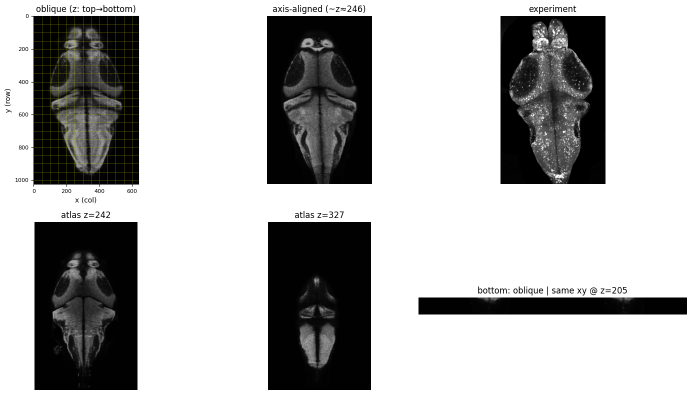
#> input picture talk/figures/raw/cell13_0.png, 1383 x 790 px (shown at 1/2 size); its folder holds 6 pictures in this run
$ python make_figures.py
#> lines starting #> are read from the running program, lines starting #| are printed output that depends on the picture
"""Figures for the oblique-registration talk."""
from pathlib import Path

import matplotlib
matplotlib.use("Agg")
import matplotlib.pyplot as plt
import numpy as np
import tifffile
from PIL import Image, ImageFilter

FIG = Path(__file__).parent / "figures"
RAW = FIG / "raw"
ATLAS = Path(__file__).parents[1] / "notebooks/reference_images/hindbrain/mapzebrain/T_AVG_HuCD.tif"

# fish32 configuration
Z_TOP, Z_BOT = 242, 327
Y_TOP, Y_BOT = 250, 850
Y_LO, Y_HI = 100, 900  # atlas-y actually spanned by the plane (from the §5 QC plot)

INK = "#1B1B1F"
ACCENT = "#E4572E"
COOL = "#2E86AB"
MUTED = "#8A8A93"

plt.rcParams.update({
    "font.family": "DejaVu Sans",
    "axes.edgecolor": INK,
    "axes.labelcolor": INK,
    "text.color": INK,
    "xtick.color": INK,
    "ytick.color": INK,
    "savefig.dpi": 220,
    "figure.facecolor": "white",
})


def z_of_y(y):
    t = (np.asarray(y, float) - Y_TOP) / (Y_BOT - Y_TOP)
    return Z_TOP + t * (Z_BOT - Z_TOP)


# [171 lines left out: functions sagittal_cut, staircase, _sagittal, hinge_dark, plane_stack, not called in this run]


def crops():
    """Panel crops out of the notebook QC figures."""
    def crop(src, box, out, pad=6, trim_white=False, trim_panel=False):
#> called with src = 'cell13_0.png', box = (0, 0, 0.62, 0.52), out = 'fig_oblique_vs_axis.png', pad = 6, trim_white = False, trim_panel = False
        im = Image.open(RAW / src)
#> im is the input picture: PIL image 1383x790 RGBA; mean R, G, B, A 176.6, 176.6, 176, 255
        w, h = im.size
#> w = 1383; h = 790
        x0, y0, x1, y1 = [int(round(v * s)) for v, s in zip(box, (w, h, w, h))]
#> x0 = 0; y0 = 0; x1 = 857; y1 = 411
        im = im.crop((max(0, x0 - pad), max(0, y0 - pad),
                      min(w, x1 + pad), min(h, y1 + pad)))
#> im: PIL image 863x417 RGBA
        if trim_white:
            rs, cs = np.nonzero(np.asarray(im.convert("L")) < 245)
            im = im.crop((cs.min(), rs.min(), cs.max() + 1, rs.max() + 1))
        if trim_panel:
            # keep only the dark image block, dropping matplotlib's own panel title
            a = np.asarray(im.convert("L")).astype(float)
            r = np.nonzero(a.mean(1) < 128)[0]
            c = np.nonzero(a.mean(0) < 128)[0]
            im = im.crop((c.min(), r.min(), c.max() + 1, r.max() + 1))
        im.save(FIG / out)
        print("wrote", out, Image.open(FIG / out).size)

    # cell13: row 1 = oblique | axis-aligned | experiment ; row 2 = atlas z242 | z327
    crop("cell13_0.png", (0.00, 0.00, 0.62, 0.52), "fig_oblique_vs_axis.png")
    # slide 15 wants the two image blocks bare — the notebook draws a grid on one
    # panel's axes and not the other, which reads as a difference in the data
    src13 = Image.open(RAW / "cell13_0.png").convert("RGB")
    # this panel carries a yellow reference grid the other one lacks; the grid is
    # yellow-only, so the blue channel drops its colour and a 3px median erases
    # the remaining 1px alpha residue without touching the anatomy
    ob = src13.crop((67, 32, 278, 369)).split()[2].filter(ImageFilter.MedianFilter(3))
    Image.merge("RGB", (ob,) * 3).save(FIG / "fig_cut_oblique.png")
    src13.crop((534, 32, 744, 368)).save(FIG / "fig_cut_axis.png")
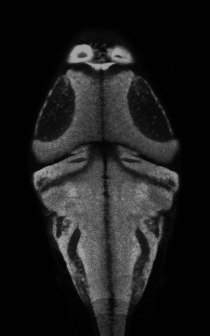
#> saved as fig_cut_axis.png: PIL image 210x336 RGB; min 0, max 163, mean 28.1
    print("wrote fig_cut_oblique.png / fig_cut_axis.png")
    # piecewise masking: the notebook renders 8 panels; keep the 3 that carry the
    # argument (masked band, composite, merge) and label them on the slide instead
    src34 = Image.open(RAW / "cell34_0.png").convert("RGB")
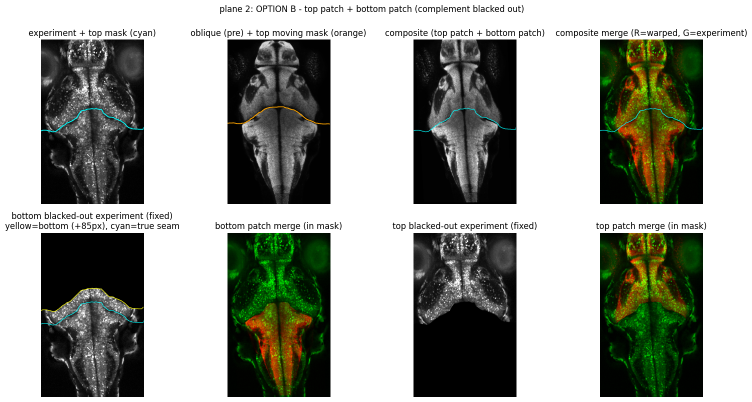
#> input picture talk/figures/raw/cell34_0.png, 1504 x 804 px (shown at 1/2 size)
    for name, c0 in (("mask", 82), ("composite", 827), ("merge", 1200)):
        src34.crop((c0, 79, c0 + 206, 408)).save(FIG / f"fig_piece_{name}.png")
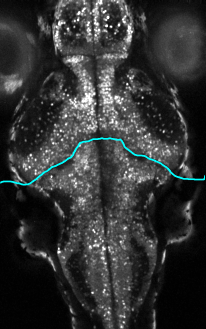
#> saved as fig_piece_mask.png: PIL image 206x329 RGB; mean R, G, B 49.5, 51.1, 51.1
    print("wrote fig_piece_mask/composite/merge.png")
    crop("cell13_0.png", (0.02, 0.545, 0.19, 0.99), "fig_atlas_ztop.png", pad=0, trim_panel=True)
#> call 2 of crop, with src = 'cell13_0.png', box = (0.02, 0.545, 0.19, 0.99), out = 'fig_atlas_ztop.png', pad = 0, trim_white = False, trim_panel = True
#> in crop (call 2), `im = im.crop((max(0, x0 - pad), max(0, y0 - pad), min(w, x1 + pad), mi..`:
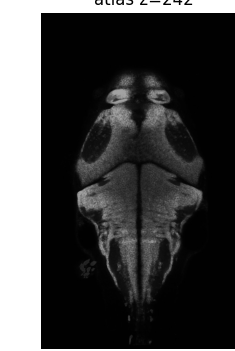
#> im: PIL image 235x351 RGBA; mean R, G, B, A 67.2, 67.2, 67.2, 255
#> in crop (call 2), `r = np.nonzero(a.mean(1) < 128)[0]`: r = 336 values from 13 to 348
#> in crop (call 2), `c = np.nonzero(a.mean(0) < 128)[0]`: c = 194 values from 41 to 234
    crop("cell13_0.png", (0.36, 0.545, 0.51, 0.99), "fig_atlas_zbot.png", pad=0, trim_panel=True)
#> call 3 of crop, with src = 'cell13_0.png', box = (0.36, 0.545, 0.51, 0.99), out = 'fig_atlas_zbot.png', pad = 0, trim_white = False, trim_panel = True
#> in crop (call 3), `im = im.crop((max(0, x0 - pad), max(0, y0 - pad), min(w, x1 + pad), mi..`:
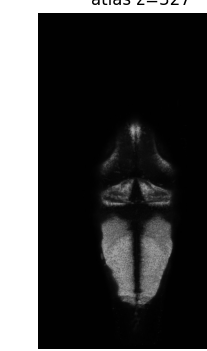
#> im: PIL image 207x351 RGBA; mean R, G, B, A 64.5, 64.5, 64.5, 255
#> in crop (call 3), `c = np.nonzero(a.mean(0) < 128)[0]`: c = 169 values from 38 to 206
    crop("cell13_0.png", (0.64, 0.02, 0.85, 0.47), "fig_experiment.png", pad=0, trim_panel=True)
#> call 4 of crop, with src = 'cell13_0.png', box = (0.64, 0.02, 0.85, 0.47), out = 'fig_experiment.png', pad = 0, trim_white = False, trim_panel = True
#> in crop (call 4), `im = im.crop((max(0, x0 - pad), max(0, y0 - pad), min(w, x1 + pad), mi..`:
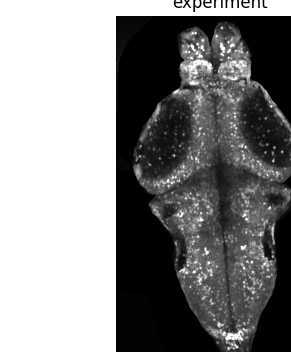
#> im: PIL image 291x355 RGBA; mean R, G, B, A 136.7, 136.7, 136.7, 255
#> in crop (call 4), `r = np.nonzero(a.mean(1) < 128)[0]`: r = 91 values from 16 to 351
#> in crop (call 4), `c = np.nonzero(a.mean(0) < 128)[0]`: c = 175 values from 116 to 290
#> in crop (call 4), `im = im.crop((c.min(), r.min(), c.max() + 1, r.max() + 1))`:
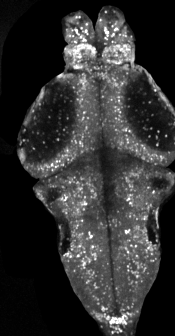
#> im: PIL image 175x336 RGBA; mean R, G, B, A 48.3, 48.3, 48.3, 255
    # title hero: the Elastix-warped overlay panel only (already on black)
    crop("cell19_0.png", (0.60, 0.09, 0.93, 1.00), "fig_hero.png", pad=0, trim_white=True)
    # ROI region colouring: plane 0 only (image blocks, no baked-in titles)
    src = Image.open(RAW / "cell40_0.png").convert("RGB")
    left, right = src.crop((22, 81, 259, 459)), src.crop((336, 81, 573, 459))
    gap = 14
    pair = Image.new("RGB", (left.width + gap + right.width, left.height), "white")
    pair.paste(left, (0, 0)); pair.paste(right, (left.width + gap, 0))
    pair.save(FIG / "fig_rois_crop.png")
    print("wrote fig_rois_crop.png", pair.size)
    # band pick: drop the notebook's own suptitle above the axes
    crop("cell09_0.png", (0.0, 0.055, 1.0, 1.0), "fig_band_pick.png", pad=0)
    # pre/post-Elastix overlay: keep the two image blocks only, label them on the slide
    crop("cell19_0.png", (0.075, 0.055, 0.400, 0.985), "fig_pre_elastix.png", pad=0)
    crop("cell19_0.png", (0.632, 0.055, 0.957, 0.985), "fig_post_elastix.png", pad=0)

    for src, out in (("cell05_0.png", "fig_std_plane.png"),
                     ("cell17_0.png", "fig_qc_merge.png"),
                     ("cell19_0.png", "fig_qc_overlay.png"),
                     ("cell19_1.png", "fig_depth_vs_y.png"),
                     ("cell34_0.png", "fig_piecewise.png"),
                     ("cell40_0.png", "fig_rois.png")):
        Image.open(RAW / src).save(FIG / out)
        print("wrote", out)


# [18 lines left out: function all_planes, not called in this run]


if __name__ == "__main__":
#> (the run stopped early here; a loop or call above may not have finished)
